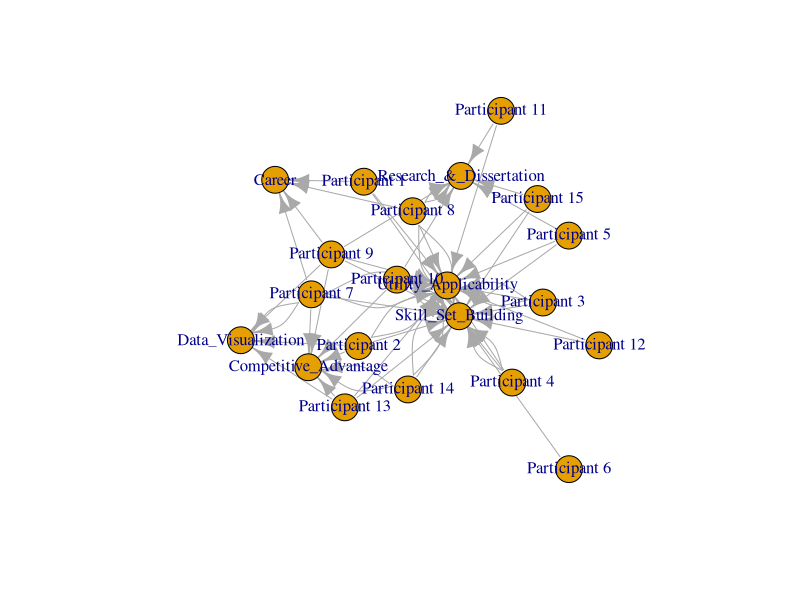
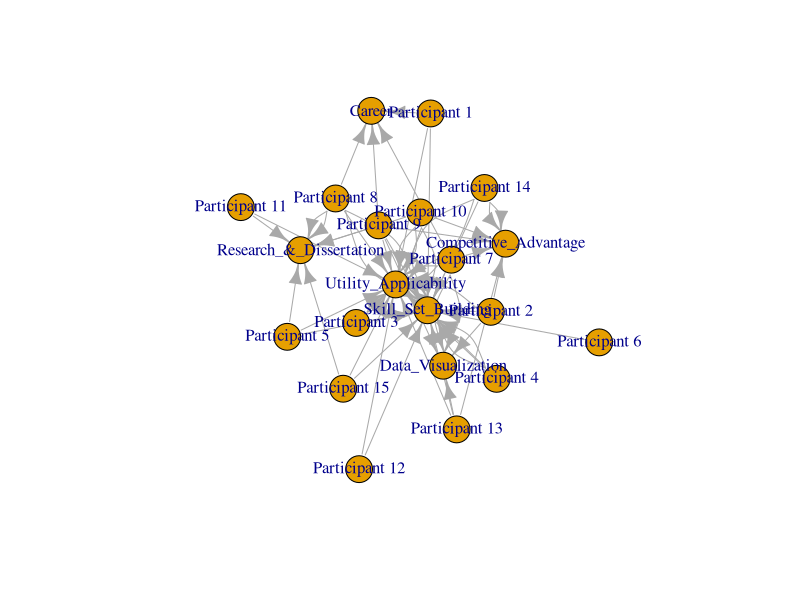
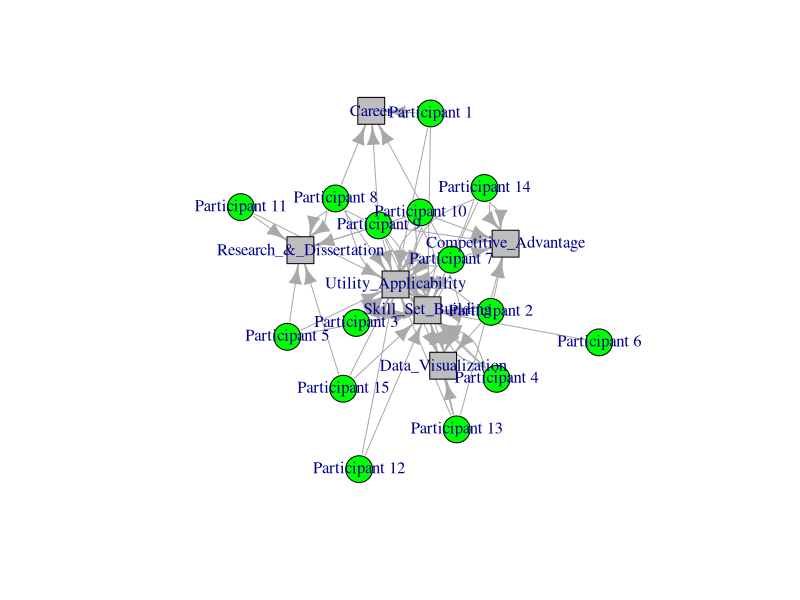
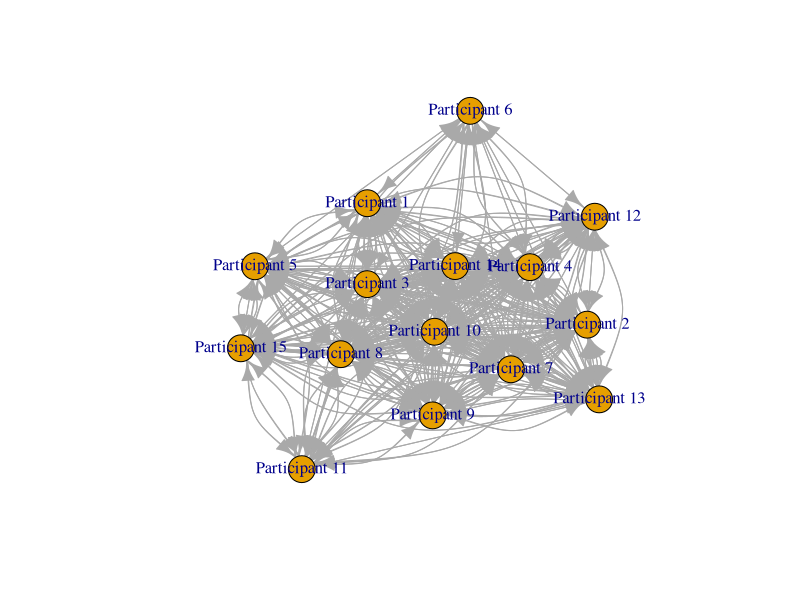
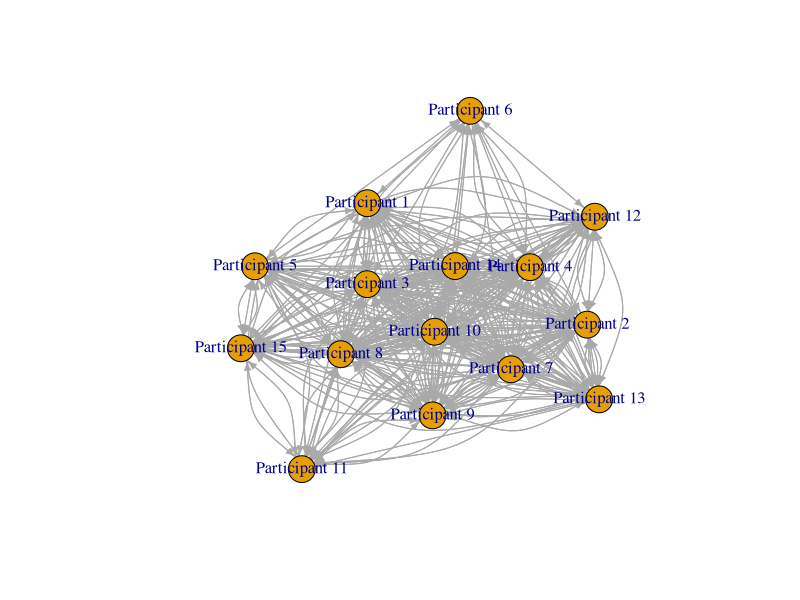
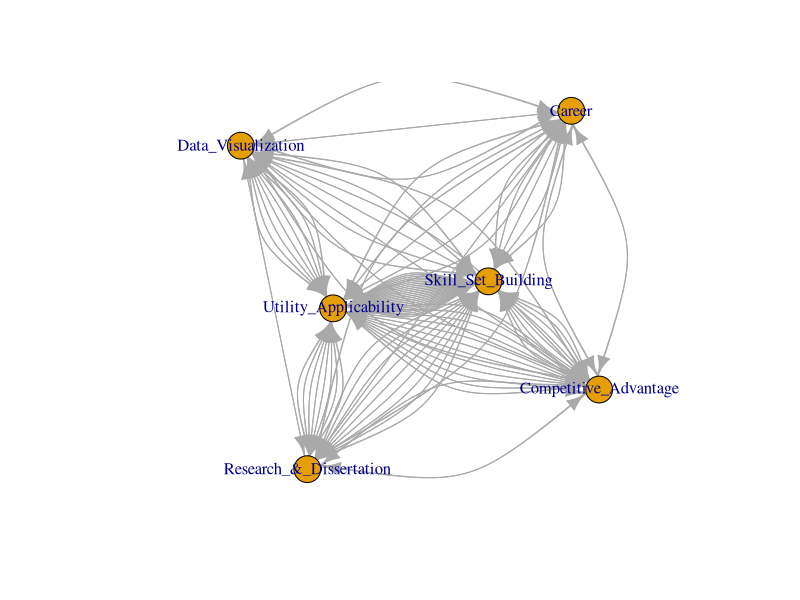
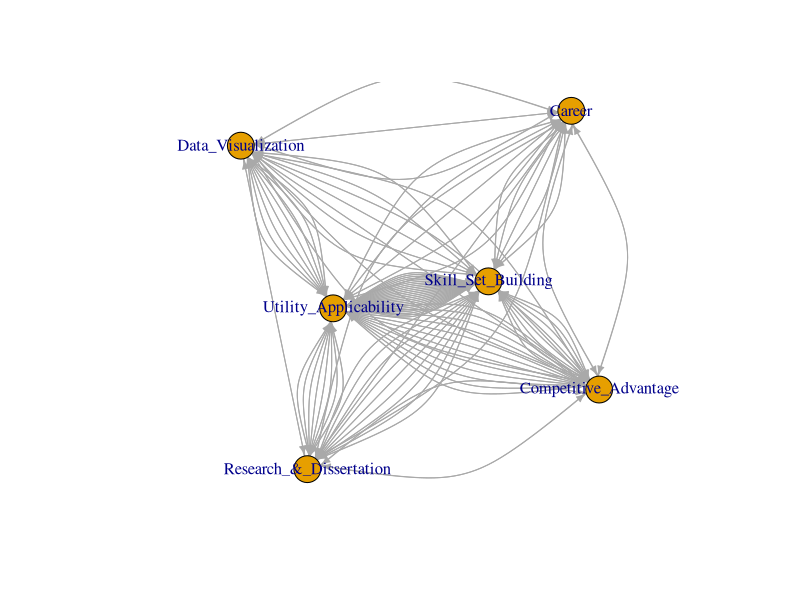
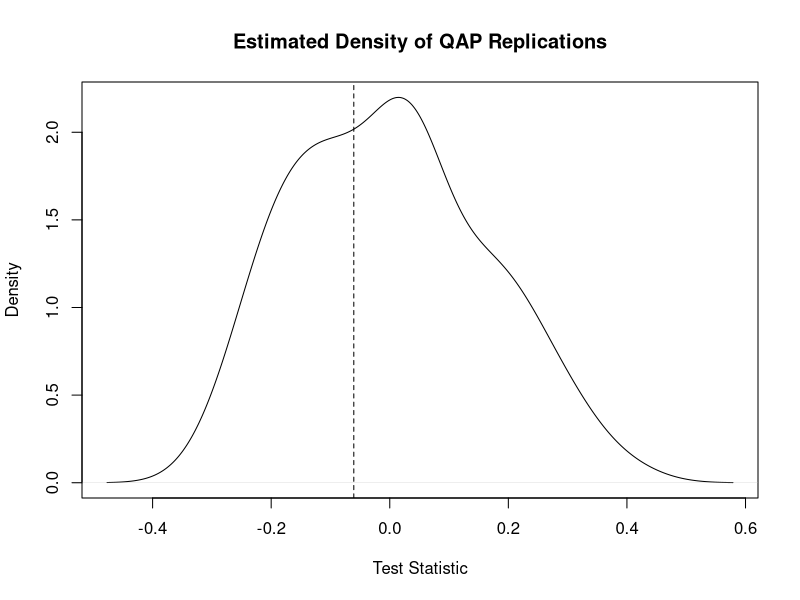

Write R code to recreate these figures, in order.
# R code to accompany Introduction to Network Analysis Workshop (Part 3)
# Melissa Whatley, PhD

rm(list=ls()) #clears your memory in R, so you start fresh
# setwd("/Users/melwhat/Dropbox/Teaching/Network Analysis/Network Analysis Series Part 3")
getwd()

library(igraph)

# Part 1: Load a dataset with participants linked to qualitative codes
data<-read.csv("Qualitative Content Codes Example.csv")
head(data)

# Graph of the data - just to take a look
g<-graph.data.frame(data[,c(1,2)]) #graph columns 1 and 2
g

# You can play with different layouts to make your graph look nicer (? layout)
l<-layout_with_graphopt(g) #go to ?layout to see the different layout options and their algorithms

plot(g)

plot(g, layout=l) #gets you mostly there, try setting the seed to play with node positions, or different layouts

# If we want to get fancier, we can add colors and shapes to the vertices to identify what they are (participants or qualitative codes)

# I know we have 15 participants

# What is V(g)

V(g)

V(g)$shape<-"square"
V(g)$shape[1:15]<-"circle"
V(g)$color<-"grey"
V(g)$color[1:15]<- "green"

plot(g, layout=l)

# Part 2: What can we do with this graph?
# If we make it a one-mode network, we can get centrality measures for participants or for qualitative codes

v<-as.matrix(get.adjacency(g))
v

v<-(v[c(1:15),c(16:21)])
v

# A one-mode network of participants:
connections<-v%*%t(v)
connections
diag(connections)<-0
connections

g<-graph.adjacency(connections, mode=c("directed"))
g
l<-layout_with_fr(g)
plot(g, layout=l, edge.arrow.size=1)
plot(g, layout=l, edge.arrow.size=.5)


centrality<-data.frame(totaldegree=degree(g, mode="total"),
                       indegree=degree(g,mode="in"),
                       outdegree=degree(g, mode="out"),
                       closeness=round((closeness(g))/max(closeness(g)),3),
                       betweenness=round(betweenness(g, directed=F, normalized = TRUE, weights=NA),3),
                       eigenvector=round(evcent(g,weights=NA)$vector,3))
centrality

# Example: Participant 10 has the highest degree centrality , so this participant shared the most reasons for workshop participation with other participants. Participant 6 had the lowest degree centrality, so this participant shared the fewest reasons for participation with other participants. (one use of these measures might be as predictor variables in a regression analysis)

# A one-mode network of qualitative codes:
connections.2<-t(v)%*%v
connections.2
diag(connections.2)<-0
connections.2

g<-graph.adjacency(connections.2, mode=c("directed"))
g
l<-layout_with_fr(g)
plot(g, layout=l, edge.arrow.size=1)
plot(g, layout=l, edge.arrow.size=.5)


centrality<-data.frame(totaldegree=degree(g, mode="total"),
                       indegree=degree(g,mode="in"),
                       outdegree=degree(g, mode="out"),
                       closeness=round((closeness(g))/max(closeness(g)),3),
                       betweenness=round(betweenness(g, directed=F, normalized = TRUE, weights=NA),3),
                       eigenvector=round(evcent(g,weights=NA)$vector,3))
centrality

# Example: Utility_Applicability connected the most participants (total degree centrality) and also had the highest eigenvector centrality, so this code was also connected to other important codes in the network.

# Part 3: Community Detection
# We'll detect communities among the qualitative codes

g<-graph.data.frame(data[,c(1,2)])
g

# Other algorithms might be more useful for your purposes (see ? cluster_)
# A spinglass algorithm detects a set of nodes with many edges inside the community and few edges outside of it

communities <- cluster_spinglass(g)
membership(communities)

communities <- cluster_spinglass(g, spins=2)
membership(communities)

# Community detection can be used to validate pre-existing groups that you thing are in your dataset.

# Part 4: Quadratic Assignment Procedure (QAP)
# We'll explore whether the semantic connections of STEM workshop participants are different from those of non-STEM workshop participants

library(sna)

head(data)

# Remember the connections object is the number of codes that participants have in common

connections

# To compare networks, we need another matrix that tells us if participants are in the same group or not (STEM or non-STEM)

data2<-read.csv("Qualitative Content Codes Example.csv")
dim(data2)

data2<-(data2[,c(1,3)])
head(data2)

library(dplyr)
data2<-data2%>%distinct()
data2

g<-graph.data.frame(data2)
g

v3<-as.matrix(get.adjacency(g))
dim(v3)
v3

v4<-v3[1:15,16:17]
v4t<-v4%*%t(v4)
diag(v4t)<-0
dim(v4t)
v4t

dim(v4t)
dim(connections)

#Both matrices in a single object
g<-array(dim=c(2,15,15))
g
#Adding the matrices
g[1,,]<-connections #Number of codes in common
g[2,,]<-v4t #Whether in same STEM group
dim(g)

# A quadratic assignment procedure estimates the extent to which dyads in two groups are correlated with one another (gcor) (e.g., if Particpant 1 and Participant 2 share content codes, do they also share a field of study?).
# QAP scrambles the dependent variable (shared codes) a certain number of times ('reps=') and estimates correlations between dyads that number of times, effectively creating an empirical sampling distribution that can be used to estimate standard errors.
# We compare the real correlation among dyads to the sampling distribution to determine if the two networks are related to one another

qap<-qaptest(g,gcor,g1=1,g2=2,reps=100)
summary(qap)
plot(qap)

qap<-qaptest(g,gcor,g1=1,g2=2,reps=5000)
summary(qap)
plot(qap)

qap<-qaptest(g,gcor,g1=1,g2=2,reps=10000)
summary(qap)
plot(qap)

# We can also correlate the matrix to itself to see what it looks like when there's no significant difference
qap<-qaptest(g,gcor,g1=1,g2=1,reps=5000)
summary(qap)
plot(qap)
